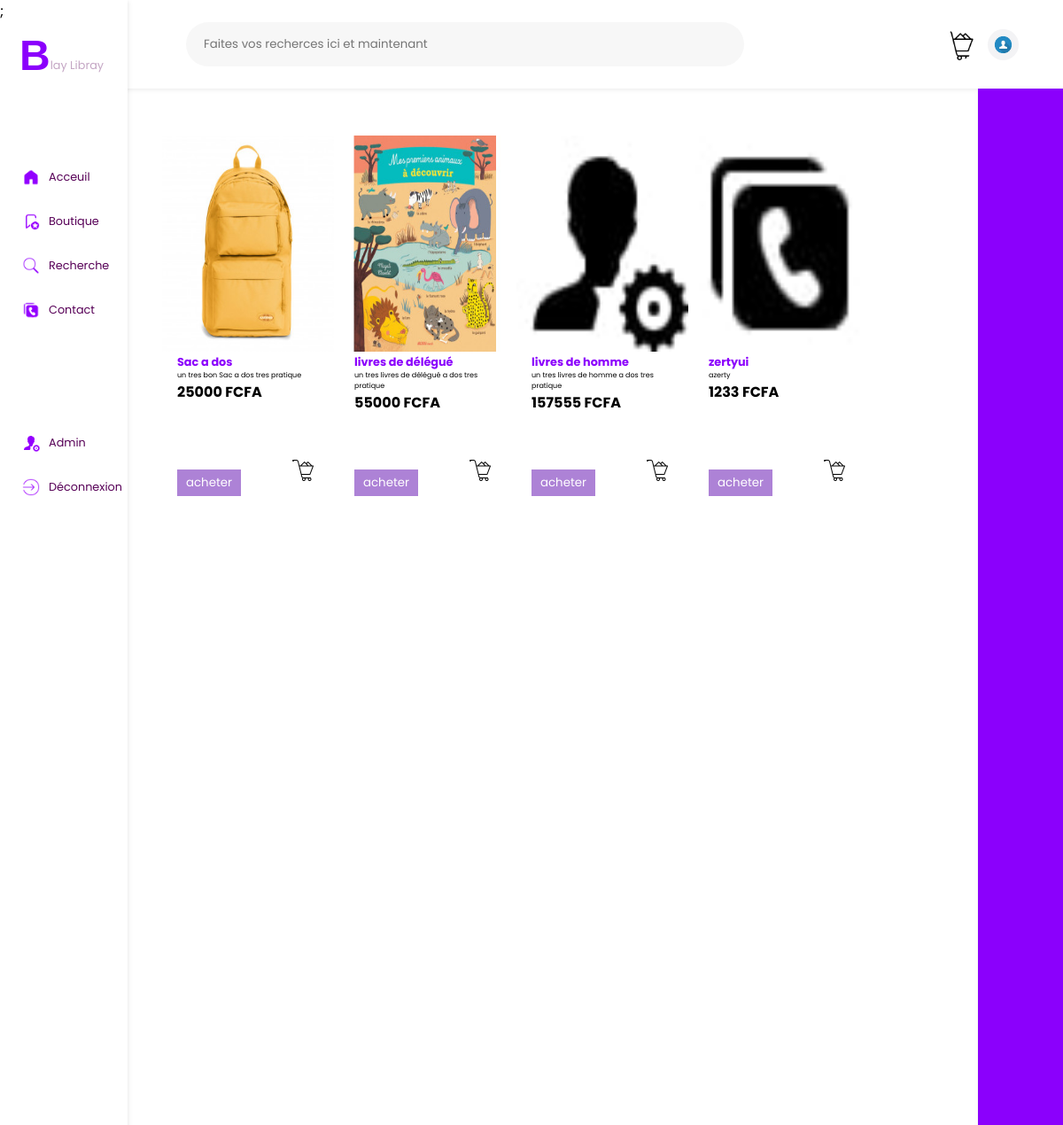
The app's page /achat (upper part), older data.
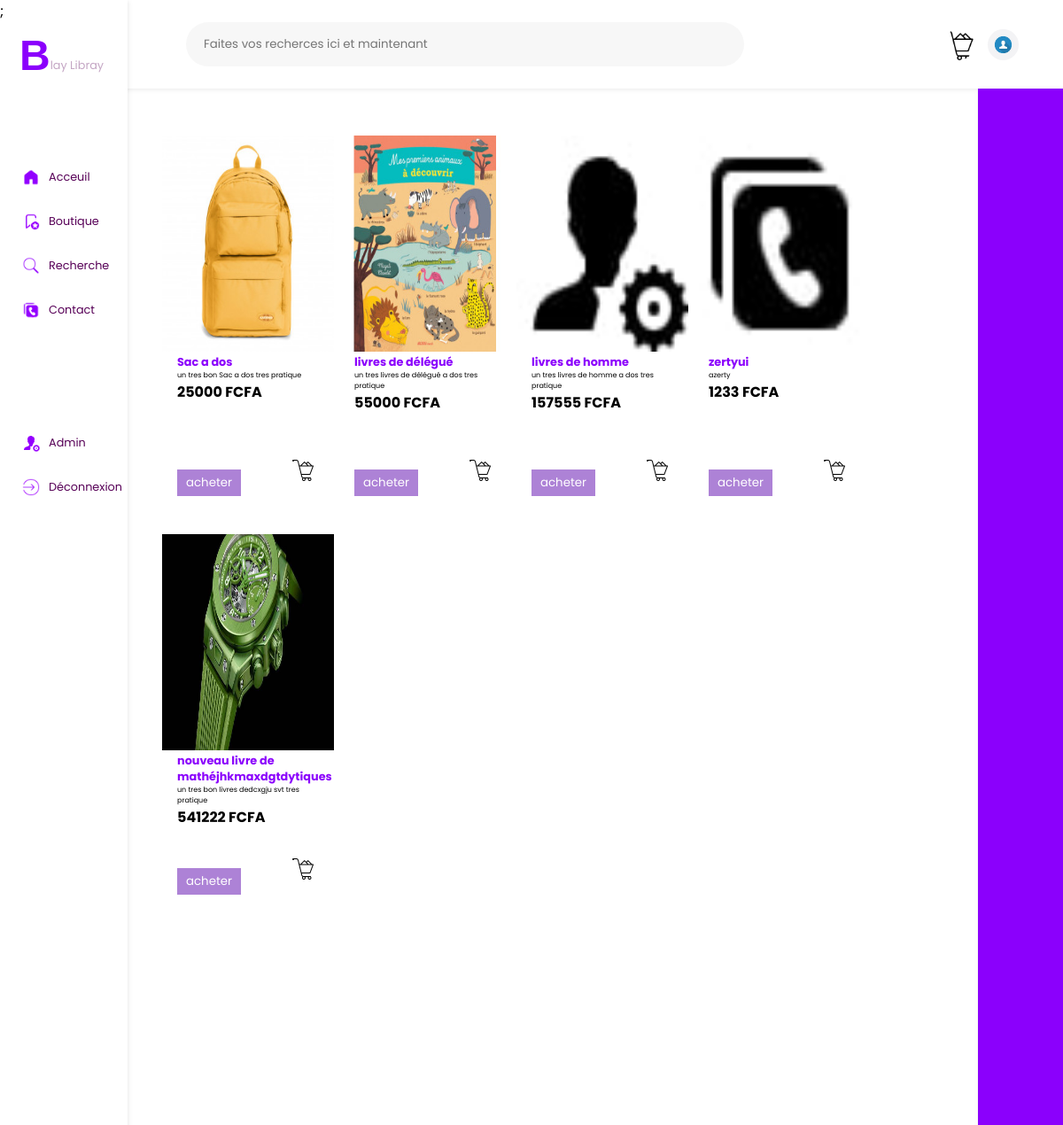
The same page, newer data.
### app.py (models this page shows, shortened)
class Panierz(db.Model):
    id = db.Column(db.Integer, primary_key = True)
    nom = db.Column(db.String(100), unique = False , nullable = False)
    description = db.Column(db.String(100), unique = True , nullable = False)
    prix = db.Column(db.Integer,nullable = False)
    image = db.Column(db.String(100), unique = True , nullable = False)

### app.py (the view)
@app.route('/achat')
def achl():
    aer = Panierz.query.all()
    return render_template('achat.html',aer = aer)

### templates/achat.html (shortened to what this page needs)
<!DOCTYPE html>
<html lang="en">
<head>
    <link rel="stylesheet" href="static/CSS/achat.css">
</head>
<body>
    <div class="navhaut">
        <div class="reche1">
            <input type="text" name="" id="" placeholder="Faites vos recherces ici et maintenant">
        </div>
        <div class="reche2">
            <div class="notif">
            </div>
            <div class="panie">
                <a href="/panieruser"><p style="opacity: 0;">.</p></a>
            </div>
            <div class="profil" >
                <a href="/useprid"><p style="opacity: 0;">.</p></a>
            </div>
        </div>
    </div>
    <div class="navgauche">
        ;
        <div class="logo">
            <h1 style="padding-top: 10px;color: #8b00fc;font-size: 3rem;font-family: 'Trebuchet MS', 'Lucida Sans Unicode', 'Lucida Grande', 'Lucida Sans', Arial, sans-serif;">B</h1>
            <p style="font-size: 0.8rem;padding-top: 40px;color: rgb(196, 166, 196);">lay  Libray</p>
        </div>
        <div class="logo1">
            <img src="static/IMAGES/home-removebg-preview.png " style="filter: invert(10%) sepia(98%) saturate(6704%) hue-rotate(275deg) brightness(102%) contrast(120%);" height="20px" alt="">
            <a href="/home" style="font-size: 0.8rem;padding-left: 10px;text-decoration: none;color: #570057;">Acceuil</a>
        </div>
        <div class="logo1">
            <img src="static/IMAGES/bou-removebg-preview.png" style="filter: invert(10%) sepia(98%) saturate(6704%) hue-rotate(275deg) brightness(102%) contrast(120%);" height="20px" alt="">
            <a href="/achat" style="font-size: 0.8rem;padding-left: 10px;text-decoration: none;color: #570057;">Boutique</a>
        </div>
        <div class="logo1">
            <img src="static/IMAGES/loupe.png" style="filter: invert(10%) sepia(98%) saturate(6704%) hue-rotate(275deg) brightness(102%) contrast(120%);" height="20px" alt="">
            <a href="/recherche" style="font-size: 0.8rem;padding-left: 10px;text-decoration: none;color: #570057;">Recherche</a>
        </div>
        <div class="logo1">
            <img src="static/IMAGES/contac-removebg-preview.png" style="filter: invert(10%) sepia(98%) saturate(6704%) hue-rotate(275deg) brightness(102%) contrast(120%);" height="20px" alt="">
            <a href="" style="font-size: 0.8rem;padding-left: 10px;text-decoration: none;color: #570057;">Contact</a>
        </div>
        <div class="logo2">
            <img src="static/IMAGES/admmi-removebg-preview.png" style="filter: invert(10%) sepia(98%) saturate(6704%) hue-rotate(275deg) brightness(102%) contrast(120%);" height="20px" alt="">
            <a href="/profil" style="font-size: 0.8rem;padding-left: 10px;text-decoration: none;color: #570057;">Admin</a>
        </div>
        <div class="logo3">
            <img src="static/IMAGES/dec-removebg-preview.png" style="filter: invert(10%) sepia(98%) saturate(6704%) hue-rotate(275deg) brightness(102%) contrast(120%);" height="20px" alt="">
            <a href="/sprome" style="padding-left: 10px;text-decoration: none;color: #570057;font-size: 0.8rem;">Déconnexion</a>
        </div>
    </div>
    <div class="navdroite">
    </div>
    <div class="page12">
        <div class="livres">
            {% for data in aer %}
            <div class="livre1">
                <div class="livr1">
                    <img src="{{url_for('static', filename='uploads/' + data.image)}}" width="100%" height="100%" alt="">
                </div>
                <div class="livr12">
                    <h1 style="font-size: 0.8rem;text-align: start;color: #8b00fc;">{{data.nom}}</h1>
                    <p style="font-size:0.5rem;">{{data.description}}</p>
                    <h1 style="font-size: 1rem;">{{data.prix}} FCFA</h1>
                </div>
                <div class="livr123">
                    <form action="/new" method="post" >
                        <button type="submit" style="background-color: rgb(173, 130, 214);border: none;color: white;padding: 5px 10px;">acheter</button>
                    </form>
                    <a href="">
                        <img src="../image/panierr.png" width="30px" style="padding-bottom: 10px;padding-right: 5px;" alt="">
                    </a>
                </div>
            </div>
            {% endfor %}
        </div>
    </div>
</body>
</html>

### static/CSS/achat.css (style rules this page uses)
* { box-sizing: border-box; margin: 0; padding: 0; font-family: 'Poppins', sans-serif; }
input { outline: none; border: none; background-color: rgba(209, 209, 209, 0.178); border-radius: 20px; padding-left: 20px; color: white; }
body { background-color: white; }
.navhaut { height: 100px; width: 100%; background-color: white; position: fixed; top: 0; display: flex; box-shadow: 1px 1px 5px 0.2px rgba(128, 128, 128, 0.212); }
.reche1 { height: 100%; width: 70%; background-color: white; display: flex; justify-content: end; align-items: center; }
.reche2 { height: 100%; width: 30%; background-color: white; display: flex; gap: 15px; align-items: center; justify-content: end; padding-right: 50px; }
.notif { height: 35px; width: 35px; background-color: white; border-radius: 100%; }
.panie { height: 35px; width: 35px; background: url(../IMAGES/panierr.png) 50% no-repeat; background-size: cover; border-radius: 100%; }
.profil { height: 35px; width: 35px; background: url(../IMAGES/trsd.jpg) 50% no-repeat; background-size: cover; border-radius: 100%; }
.reche1 input { height: 50px; width: 75%; border-radius: 100px; background-color: rgba(209, 209, 209, 0.178); color: gray; }
.logo { height: 100px; width: 100%; background-color: white; display: flex; align-items: start; justify-content: start; margin-bottom: 50px; padding-left: 22px; }
.logo1 { height: 50px; width: 100%; background-color: white; display: flex; align-items: center; justify-content: start; padding-left: 25px; }
.logo2 { height: 50px; width: 100%; background-color: white; display: flex; align-items: center; justify-content: start; padding-left: 25px; margin-top: 100px; }
.logo3 { height: 50px; width: 100%; background-color: white; display: flex; align-items: center; justify-content: start; padding-left: 25px; }
.navgauche { height: 2000px; width: 12%; background-color: white; position: fixed; top: 0; box-shadow: 1px 1px 5px 0.2px rgba(128, 128, 128, 0.212); }
.navdroite { height: 2000px; width: 8%; background-color: rgb(139, 0, 252); position: fixed; right: 0; top: 100.2px; box-shadow: 1px 1px 5px 0.2px rgba(128, 128, 128, 0.212); }
.page12 { padding-top: 150px; padding-left: 15%; padding-right: 10%; height: 2000px; width: 100%; background-color: white; box-shadow: 1px 1px 5px 1px rgba(128, 128, 128, 0.212); }
.livres { margin-bottom: 50px; display: flex; flex-wrap: wrap; align-items: center; justify-content: start; width: 100%; background-color: white; }
.livre1 { margin-bottom: 30px; width: 200px; background-color: white; }
.livr1 { text-align: start; height: 250px; background-color: white; border: 3px solid white; width: 100%; }
.livr12 { text-align: start; height: 50px; width: 80%; margin: auto; background-color: white; }
.livr123 { display: flex; align-items: end; padding-bottom: 10px; justify-content: space-between; height: 120px; width: 80%; margin: auto; background-color: white; }

Row changes from the older to the newer data that the page shows:
added Panierz: image (picture), nom "nouveau livre de mathéjhkmaxdgtdytiques", description "un tres bon livres dedcxgju svt tres pratique", prix "541222"
